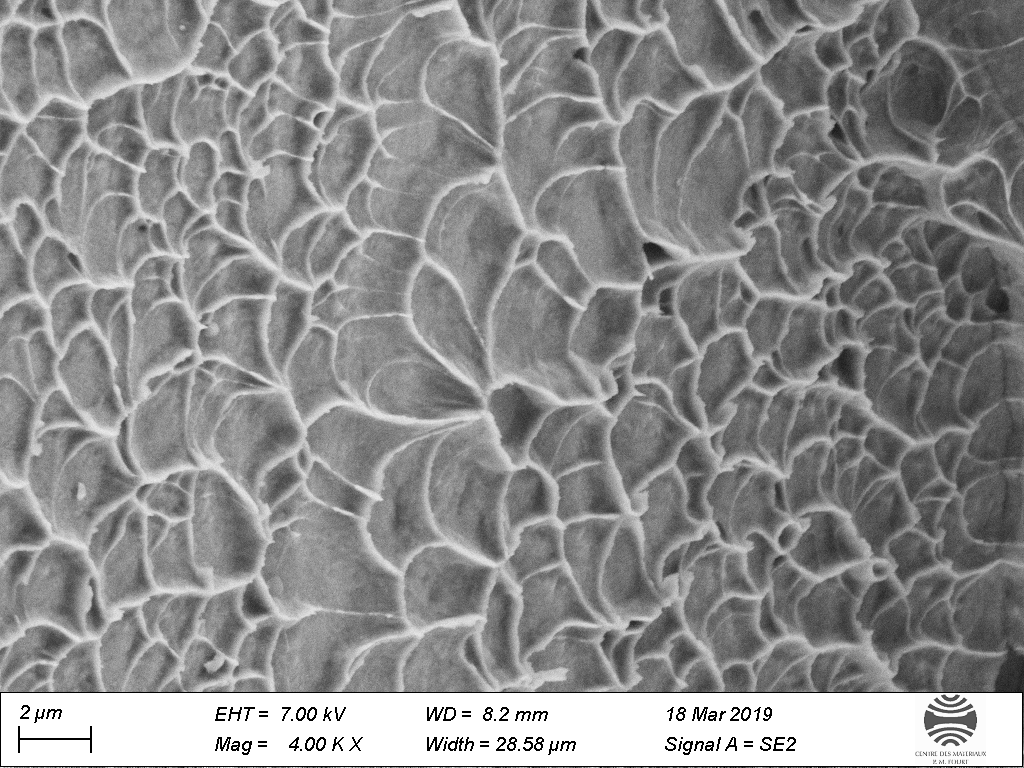
#> input picture img_png/1B_Tamb_15.png, 1024 x 768 px, given in place of TSC_3_07.png, which was not available
$ python main.py
#> lines starting #> are read from the running program, lines starting #| are printed output that depends on the picture; pictures that were not available may be replaced by others from this repository, and a replacement may not be noted
### label.py
import pytesseract
from PIL import Image

def text_recognition(img, x1, x2, y1, y2):
    """
    img = image a analyser
    x1, y1 = coo du coin en haut a gauche du rectangle a etudier
    x2, y2 = coo du coin en bas a droite du rectangle a etudier
    output = texte contenu dans ce rectangle
    """
    area = (x1, y1, x2, y2)

    img_pil = Image.fromarray(img)
    img_pil = img_pil.crop(area) #Rognage pour garder la partie contenant l'echelle
    txt = pytesseract.image_to_string(img_pil)

    return(txt)

# [26 lines left out: functions scale, signal, not called in this run]


### main.py
#GUI
from tkinter import *
import ctypes

#Text recognition
import pytesseract
from PIL import Image, ImageTk

#path of pytesseract : change it following your installed path
#protocole d'installation :
#   - telecharger le zip de pytesseract a l'adresse suivante https://github.com/UB-Mannheim/tesseract/wiki
#   - installer pytesseract grace a l'executable precedemment telecharge (il est deja dans le dossier tesseract)
#   - copier le chemin d'acces de l'executable tesseract.exe ainsi cree et le coller ci-dessous
#   - proceder a l'installation du module 'pip install pytesseract'
#   - importer le module en haut de code 'import pytesseract'
pytesseract.pytesseract.tesseract_cmd = r'C:\Program Files\Tesseract-OCR\tesseract.exe'

#Open cv $ pip install opencv-python
import cv2

#Others
import numpy as np
import matplotlib.pyplot as plt
import copy
import os

#Functions
from threshold import img_threshold
from threshold import cleaner_threshold
from canny_filter import canny_threshold
from canny_filter import enlarge_border
from label import text_recognition
from label import scale
from label import signal
from cupules_detection import *

###############################################################################
################################################ GUI's code
###############################################################################

global img_th, img_clean, img_canny, img_detec, img_sorted, img_finale, scale_valor, signal_type, cupules_objects, sorted_cupules_objects, name_img
img_th, img_clean, img_canny, img_detec, img_sorted, img_finale, scale_valor, signal_type, cupules_objects, sorted_cupules_objects, name_img = None, None, None, None, None, None, None, None, None, None, None

# [259 lines left out: function window, not called in this run]

###############################################################################
################################################ Main code
###############################################################################

############################################ Parametre a changer pour l'analyse
name_img = r'TSC_3_07'
###############################################################################

#accessing path
path = os.getcwd()+r'\\img_png\\'+name_img+r'.png'

img_tot = cv2.imread(path, cv2.IMREAD_GRAYSCALE)
#> img_tot is the input picture: shape (768, 1024); min 0, max 255, mean 140
img = img_tot[0:688]
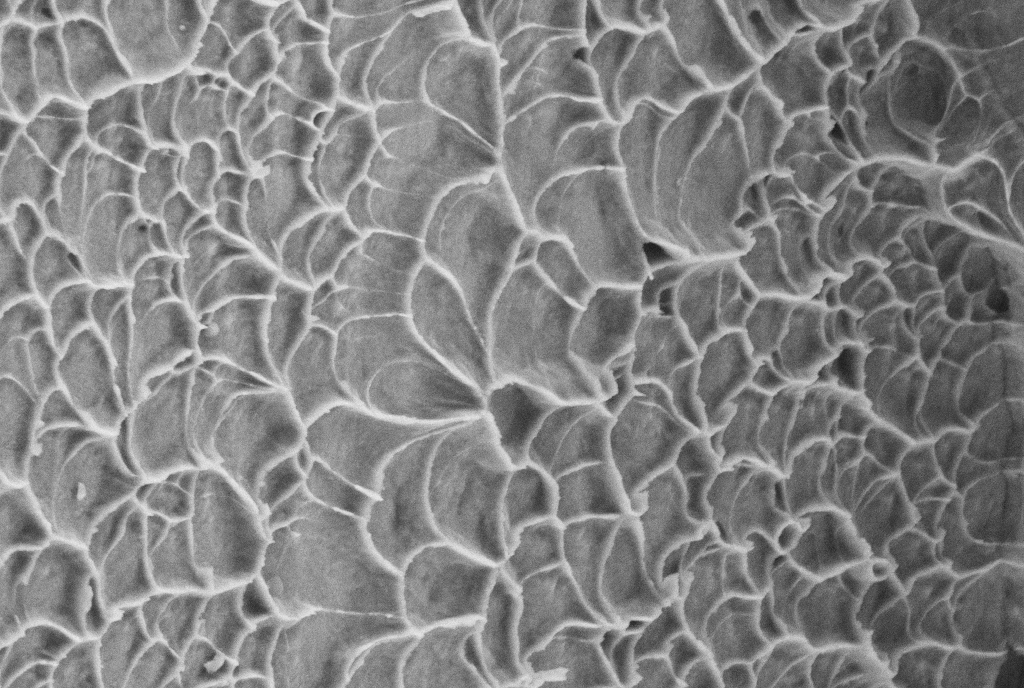
#> img: shape (688, 1024); min 25, max 237, mean 130.2
img_bandeau = img_tot[688:]
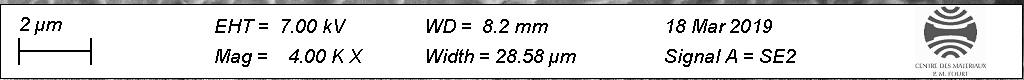
#> img_bandeau: shape (80, 1024); min 0, max 255, mean 224.9

#Scale recognition
txt_scale = text_recognition(img_bandeau, 419, 652, 43, 80)
#> in text_recognition, `img_pil = img_pil.crop(area) #Rognage pour garder la partie contenant ..`:
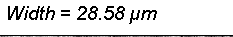
#> img_pil: PIL image 233x37 L; min 0, max 255, mean 223.8
#> (the run stopped early here; a loop or call above may not have finished)

$ run again, on img_png/1B_Tamb_54.png
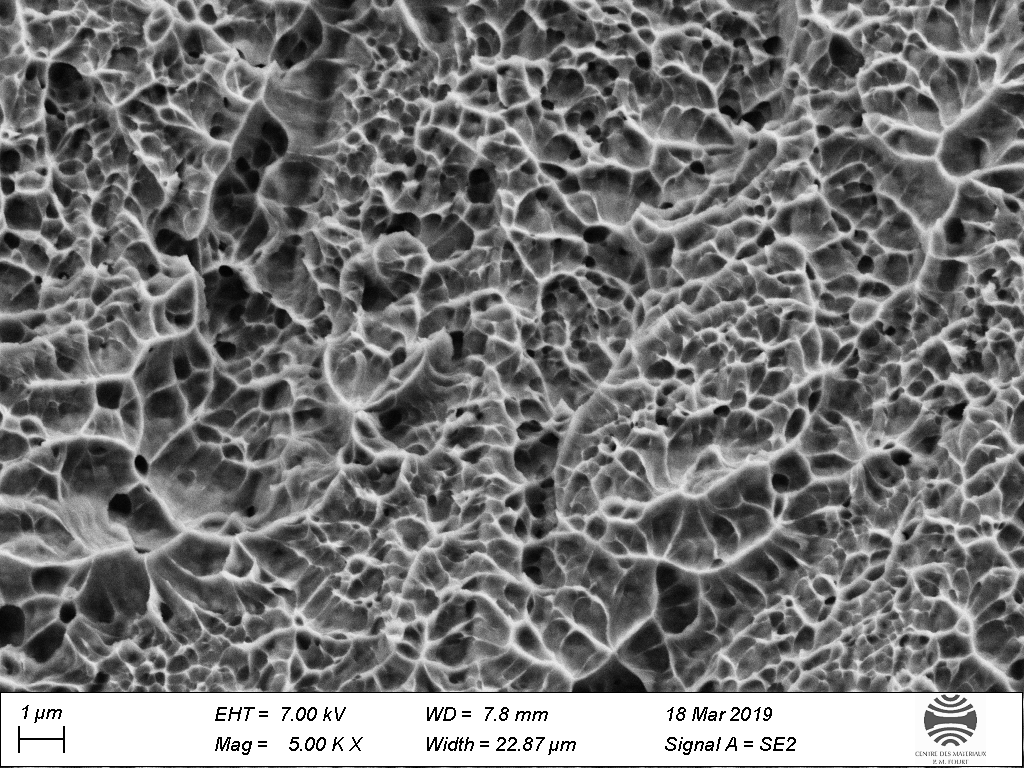
#> input picture img_png/1B_Tamb_54.png, 1024 x 768 px, given in place of TSC_3_07.png, which was not available
#> img_tot is the input picture: shape (768, 1024); min 0, max 255, mean 116.4
#> `img_bandeau = img_tot[688:]`:
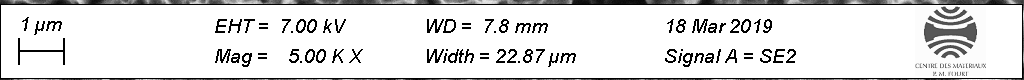
#> img_bandeau: shape (80, 1024); min 0, max 255, mean 223.9
#> in text_recognition, `img_pil = img_pil.crop(area) #Rognage pour garder la partie contenant ..`:
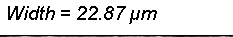
#> img_pil: PIL image 233x37 L; min 0, max 255, mean 223.5

$ run again, on img_png/1B_Tamb_55.png
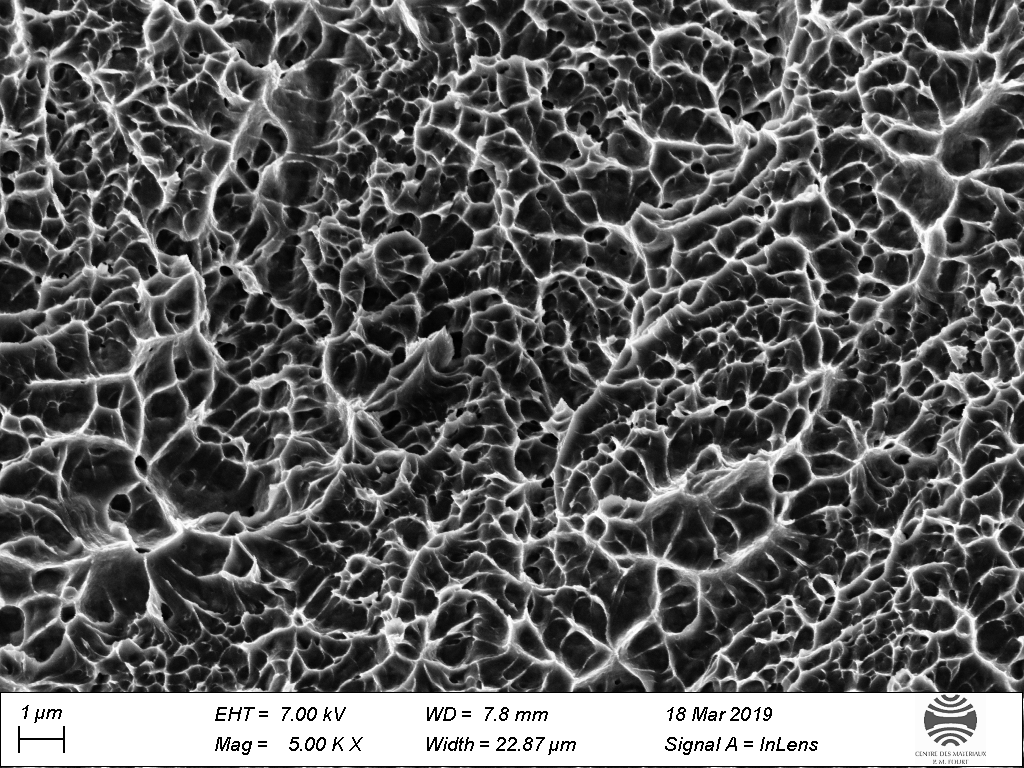
#> input picture img_png/1B_Tamb_55.png, 1024 x 768 px, given in place of TSC_3_07.png, which was not available
#> img_tot is the input picture: shape (768, 1024); min 0, max 255, mean 93.3
#> `img_bandeau = img_tot[688:]`:
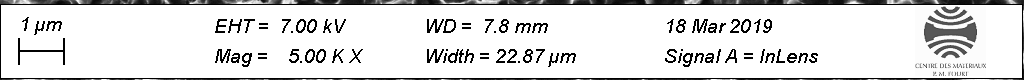
#> img_bandeau: shape (80, 1024); min 0, max 255, mean 222.1
#> in text_recognition, `img_pil = img_pil.crop(area) #Rognage pour garder la partie contenant ..`:
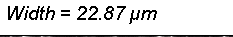
#> img_pil: PIL image 233x37 L; min 0, max 255, mean 222.6

$ run again, on img_png/1P_11.png
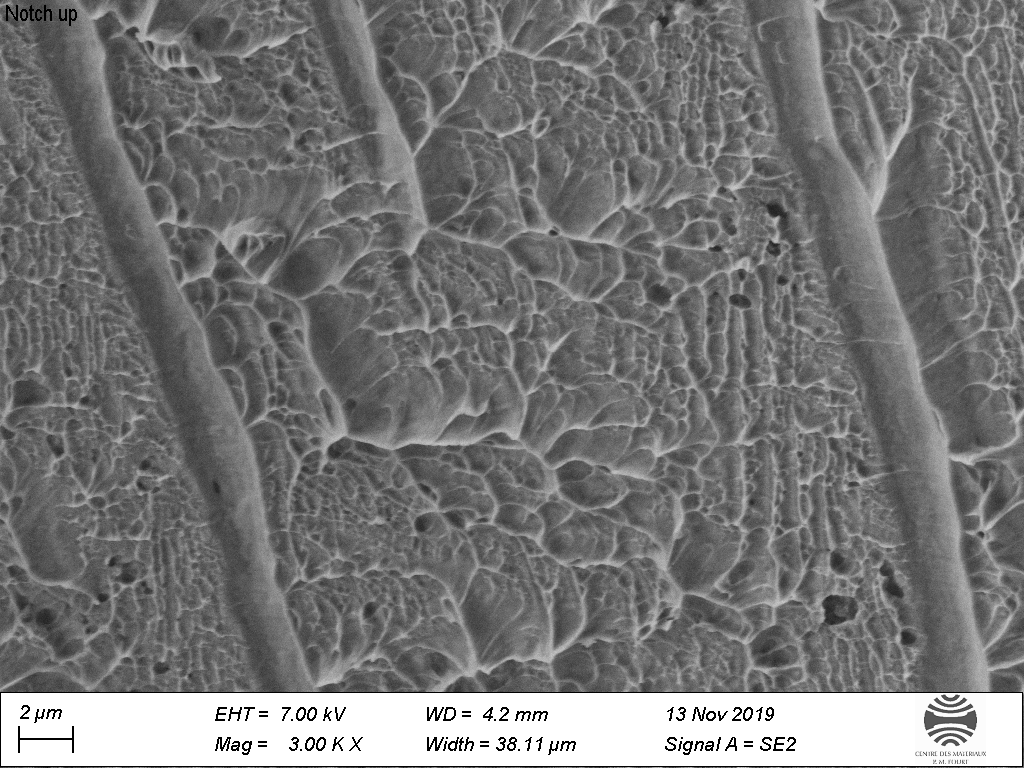
#> input picture img_png/1P_11.png, 1024 x 768 px, given in place of TSC_3_07.png, which was not available
#> img_tot is the input picture: shape (768, 1024); min 0, max 255, mean 118.7
#> `img_bandeau = img_tot[688:]`:
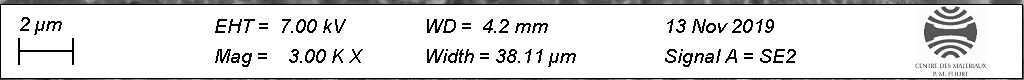
#> img_bandeau: shape (80, 1024); min 0, max 255, mean 223.8
#> in text_recognition, `img_pil = img_pil.crop(area) #Rognage pour garder la partie contenant ..`:
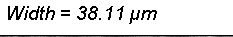
#> img_pil: PIL image 233x37 L; min 0, max 255, mean 224.8
